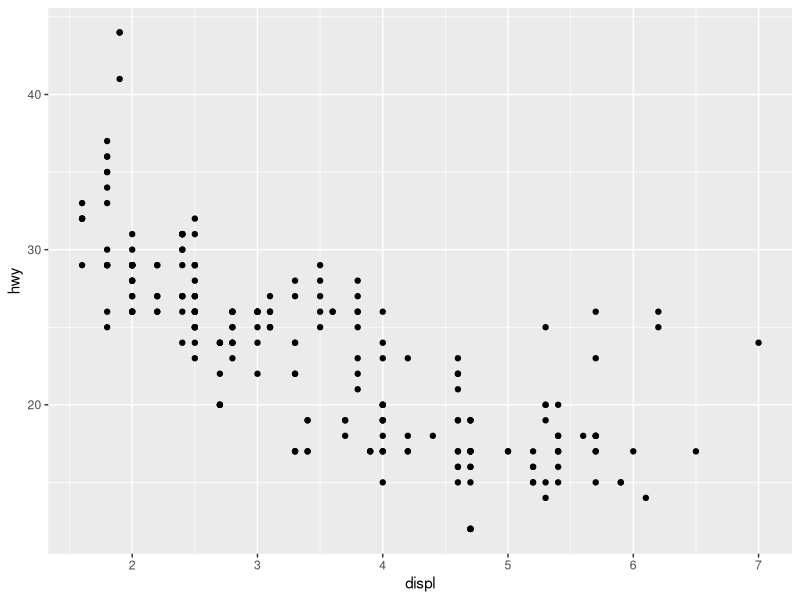
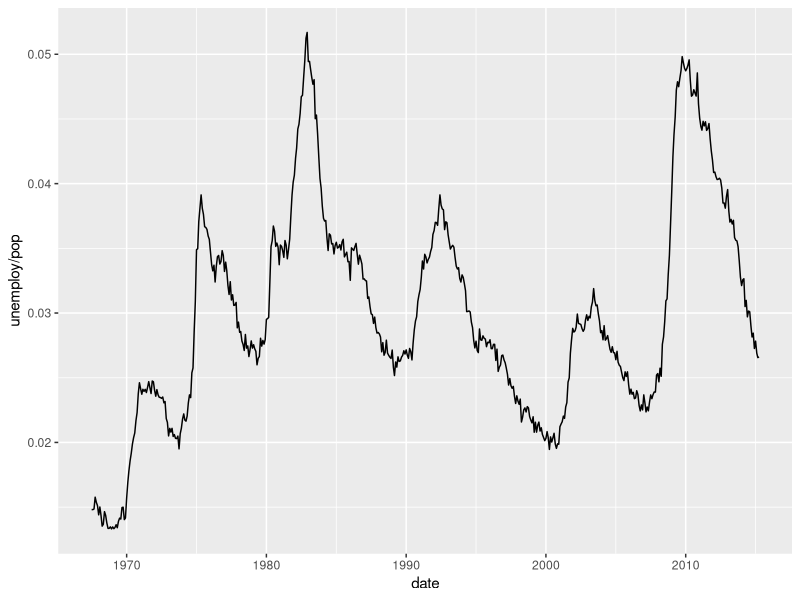
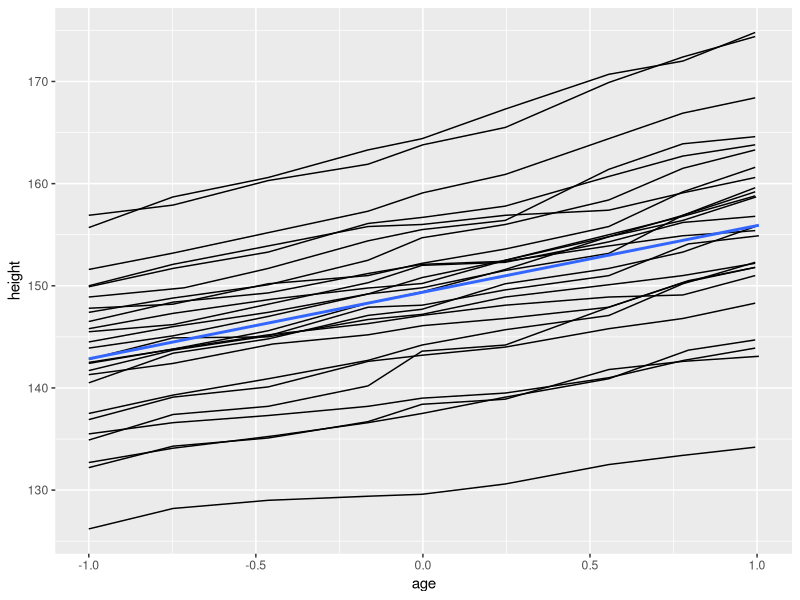
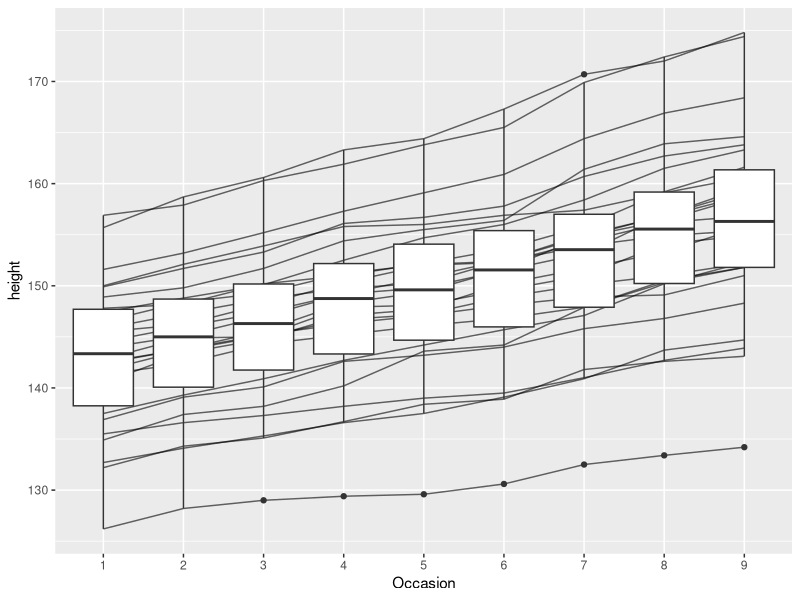

These figures' R source, in order:
# install packages

install.packages(c(
  "colorBlindness", "directlabels", "dplyr", "gameofthrones", "ggforce", 
  "gghighlight", "ggnewscale", "ggplot2", "ggraph", "ggrepel", 
  "ggtext", "ggthemes", "hexbin", "Hmisc", "mapproj", "maps", 
  "munsell", "ozmaps", "paletteer", "patchwork", "rmapshaper", "scico", 
  "seriation", "sf", "stars", "tidygraph", "tidyr", "wesanderson" 
))

library(ggplot2)
ggplot(mpg,aes(displ,hwy))+
  geom_point()
ggplot(economics,aes(date,unemploy/pop))+
  geom_line()

data(Oxboys,package="nlme")

ggplot(Oxboys,aes(age,height))+
  geom_line(aes(group=Subject))+
  geom_smooth(method="lm",se=FALSE)


ggplot(Oxboys,aes(Occasion,height))+
  geom_line(aes(group=Subject),alpha=0.6)+
  geom_boxplot()

